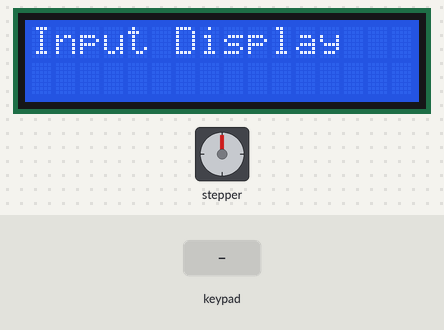
Bench run of a sketch on a simulated Arduino Uno, built with avr-gcc and run on an emulated ATmega328P. Parts: stepper motor, 16×2 character LCD. Wiring (inferred from the names in the program): stepper motor driver (200 steps per turn assumed): step pin 10; direction pin 11; enable pin 12. The test bench sets the inputs (shaded band).

Above: at 0.1 s.
3.3 s: keypad keys 7 + 5 = pressed 0.4 s apart
At 4.8 s:
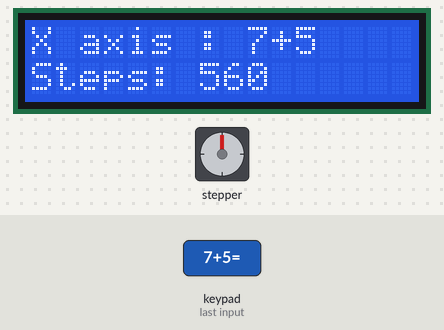
6.4 s: key '/' pressed
At 7.3 s:
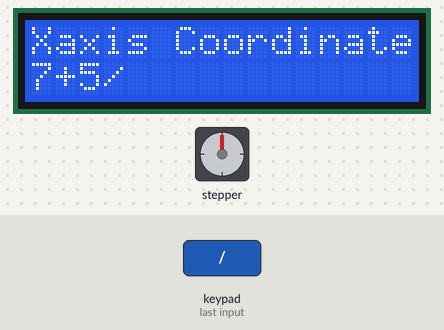
8.0 s: keypad keys 8 / 2 = pressed 0.4 s apart
At 9.6 s:
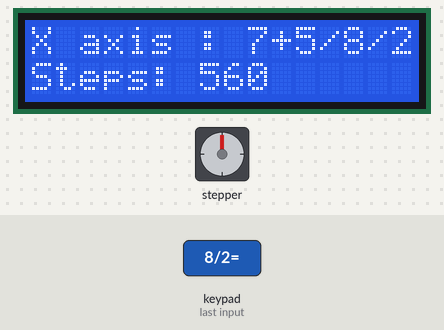
11.1 s: key 'X' pressed
At 12.1 s:
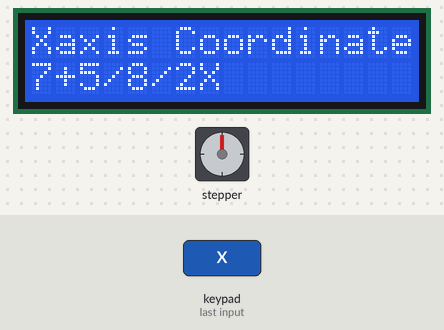
12.7 s: key '#' pressed
At 14.2 s:
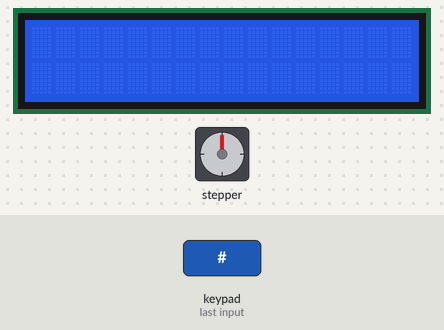
15.2 s: keypad keys 5 4 3 2 = pressed 0.4 s apart
At 17.6 s:
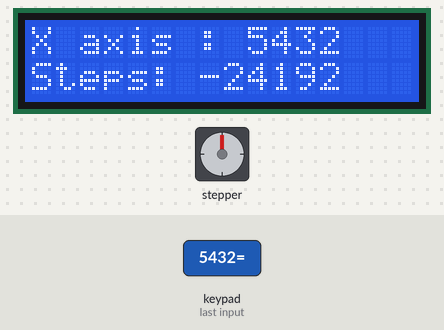
Timing chart, 0 to 45.7 s (numbered marks = the images above; inputs shaded):
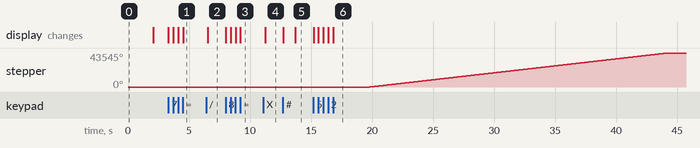

Measured:
- after the input at 3.3 s, the display: first changes at once (image 1 shows a later state)
- after the input at 6.4 s, the display: changes after 0.14 s (image 2)
- after the input at 8.0 s, the display: first changes at once (image 3 shows a later state)
- after the input at 11.1 s, the display: changes after 0.14 s (image 4)
- after the input at 12.7 s, the display: first changes at once (image 5 shows a later state)
- after the input at 15.2 s, stepper: turns 43545° clockwise in 24.4 s, starting after 4.6 s; the display: first changes at once (image 6 shows a later state)

The sketch:

StepperMotor-KeyPad-Interface.ino
```cpp
#include <LiquidCrystal.h>
#include <Keypad.h>

// Initialize the LCD library with the interface pins
LiquidCrystal lcd(A0, A1, A2, A3, A4, A5);

// 4x4 Matrix Keypad setup
const byte ROWS = 4; // Four rows
const byte COLS = 4; // Four columns

// Define the Keymap
char keys[ROWS][COLS] = {
  {'7', '8', '9', '/'},
  {'4', '5', '6', 'X'},
  {'1', '2', '3', '-'},
  {'#', '0', '=', '+'}
};

// Connect keypad ROW0, ROW1, ROW2, and ROW3 to Arduino pins
byte rowPins[ROWS] = {5, 4, 3, 2};

// Connect keypad COL0, COL1, COL2, and COL3 to Arduino pins
byte colPins[COLS] = {6, 7, 8, 9};

// Create the Keypad object
Keypad kpd = Keypad(makeKeymap(keys), rowPins, colPins, ROWS, COLS);

String inputVar = ""; // Variable to store the input
int cal = 0;          // Variable to store the number of steps
int mmtoStep = 80;    // Conversion factor for mm to steps

// Stepper Motor Pins
const int stepPin = 10;  // Step signal
const int dirPin = 11;   // Direction signal
const int enPin = 12;    // Enable signal

int stepDelay = 500;     // Step delay in microseconds

// Flag to indicate whether the movement should be stopped
bool isStopped = false;

void setup() {
  pinMode(stepPin, OUTPUT);
  pinMode(dirPin, OUTPUT);
  pinMode(enPin, OUTPUT);

  digitalWrite(enPin, LOW); // Enable the driver

  // Initialize Serial communication
  Serial.begin(9600);

  // Initialize the LCD's number of columns and rows
  lcd.begin(16, 2);
  lcd.print("Input Display");
  delay(2000); // Wait for 2 seconds
  lcd.clear();
}

void loop() {
  char key = kpd.getKey(); // Get the pressed key

  if (key) {
    if (key == '#') { // Stop movement and reset everything
      isStopped = true;
      inputVar = ""; // Clear the input
      cal = 0;       // Reset the step count
      lcd.clear();
      lcd.setCursor(0, 0);
      lcd.print("Resetting...");
      delay(1000);  // Pause to show reset
      lcd.clear();
    } else if (key == '=') { // Confirm and display the final value
      lcd.clear();
      lcd.setCursor(0, 0);
      lcd.print("X axis :");
      lcd.setCursor(9, 0);
      lcd.print(inputVar);
      cal = atoi(inputVar.c_str()) * mmtoStep; // Convert input to steps
      lcd.setCursor(0, 1);
      lcd.print("Steps: ");
      lcd.print(cal);
      delay(2000);

      // Stop the motor if it's stopped
      if (!isStopped) {
        digitalWrite(stepPin, LOW); // Ensure motor is not moving
        return;
      }

      // Set the direction based on the sign of cal
      if (cal > 0) {
        digitalWrite(dirPin, LOW); // Clockwise
      } else if (cal < 0) {
        digitalWrite(dirPin, HIGH);
        delay(1000);// Counterclockwise
        cal = -cal;  // Convert negative cal value to positive for loop
      }

      // Execute the steps
      for (int i = 0; i < cal; i++) {
        digitalWrite(stepPin, HIGH);
        delayMicroseconds(stepDelay);
        digitalWrite(stepPin, LOW);
        delayMicroseconds(stepDelay);
      }

      // Pause for 5 seconds after movement
      delay(2000);
      lcd.clear();
      lcd.setCursor(1, 0);
      lcd.print("Moved");
      lcd.setCursor(1, 1);
      lcd.print(cal);
      lcd.setCursor(6, 1);
      lcd.print(" steps.");
      delay(2000); // Pause for 5 seconds before repeating
      lcd.clear();
    } else { // Append valid keys to the input variable
      inputVar += key;
      lcd.clear();
      lcd.setCursor(0, 0);
      lcd.print("Xaxis Coordinate:");
      lcd.setCursor(0, 1);
      lcd.print(inputVar);
    }
  }

  // If stopped, don't let the motor move
  if (!isStopped) {
    digitalWrite(stepPin, LOW); // Ensure motor is not moving
  }
}
```
